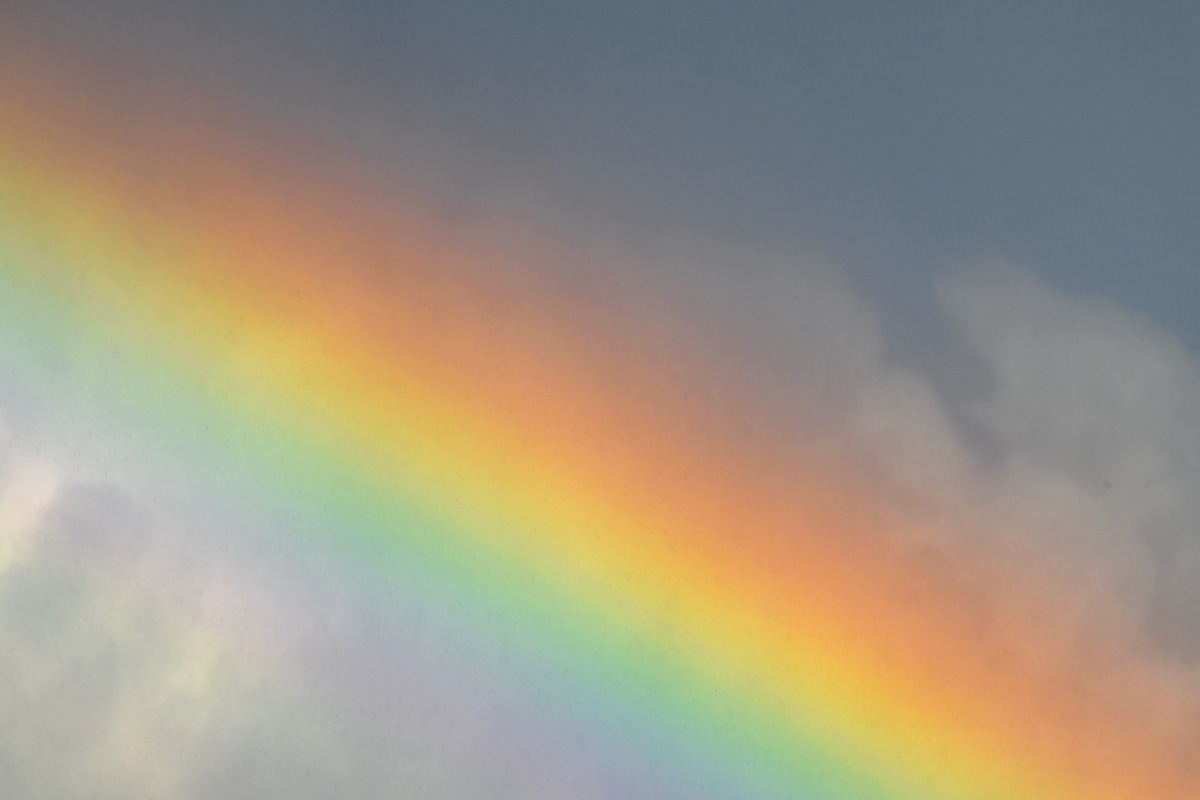
#> input picture Lab2/B02.jpg, 1200 x 800 px
$ python zad3.py
#> lines starting #> are read from the running program, lines starting #| are printed output that depends on the picture
import numpy as np
import matplotlib.pyplot as plt
import cv2
import pandas as pd
from docx import Document
from docx.shared import Inches
from io import BytesIO

img = plt.imread('B02.jpg')
#> img is the input picture: shape (800, 1200, 3); mean R, G, B 159.6, 150.3, 131.9
kopia1 = img.copy()


# [43 lines left out: function show9img, not called in this run]

# show9img(kopia1)

# zadanie 3
fragment = img[0:200, 0:200]
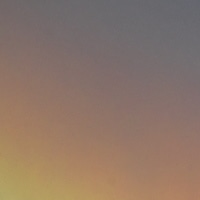
#> fragment: shape (200, 200, 3); mean R, G, B 140.5, 117.9, 104

df = pd.DataFrame()
df = pd.DataFrame(data={'Filename': ['B02.jpg'], 'Grayscale': [False],
                        'Fragments': [[[600, 700, 800, 900], [200, 300, 400, 500]]]})
print(df)

#> (the run stopped early here; a loop or call above may not have finished)

$ run again, with Lab2/B01.png saved as Lab2/B02.jpg
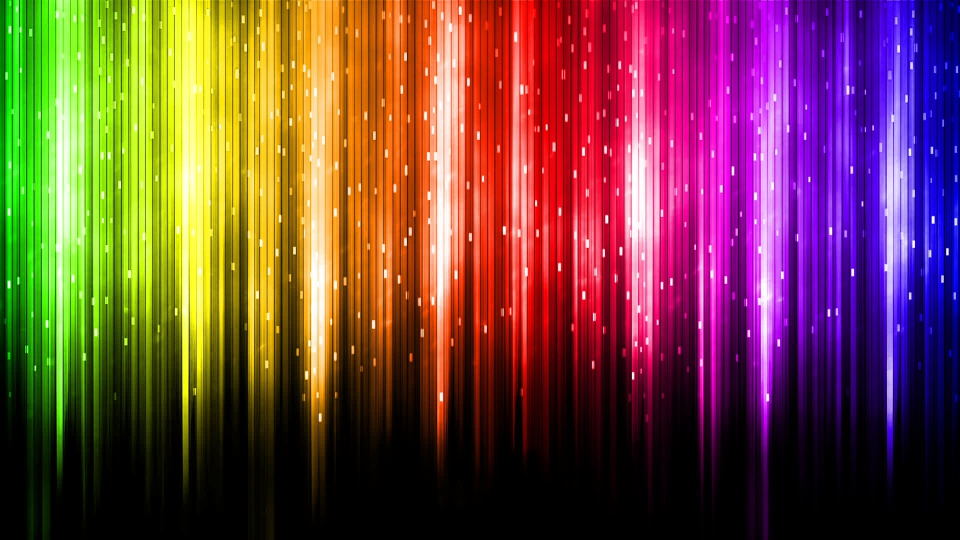
#> input picture Lab2/B01.png, 1920 x 1080 px (shown at 1/2 size)
#> img is the input picture: shape (1080, 1920, 3); mean R, G, B 117, 69.9, 62.6
#> `fragment = img[0:200, 0:200]`:
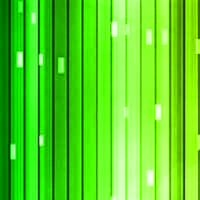
#> fragment: shape (200, 200, 3); mean R, G, B 89, 213.7, 36.7
